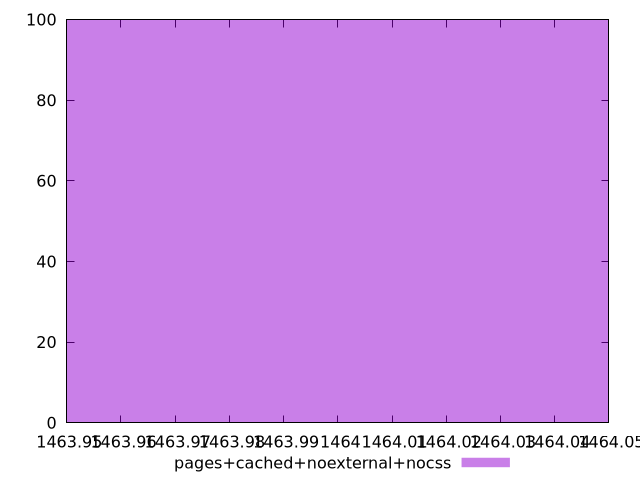

This figure's gnuplot source:
$_pagesCachedNoexternalNocss <<EOF
1464 100
EOF
set key outside below
set terminal pngcairo
set output "report_00006_2020-11-02T20-21-41.718Z/uses-long-cache-ttl/pages+cached+noexternal+nocss//raw_hist.png"
set yrange [0:100]
set boxwidth 0.1
set style fill transparent solid 0.5 noborder
plot $_pagesCachedNoexternalNocss title "pages+cached+noexternal+nocss" with boxes ,
